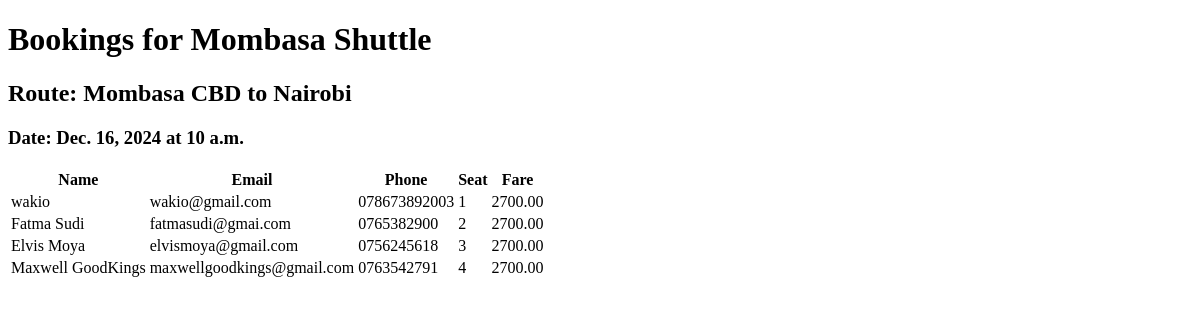
Page /schedule-bookings/?schedule_id=2 on the earlier database version.
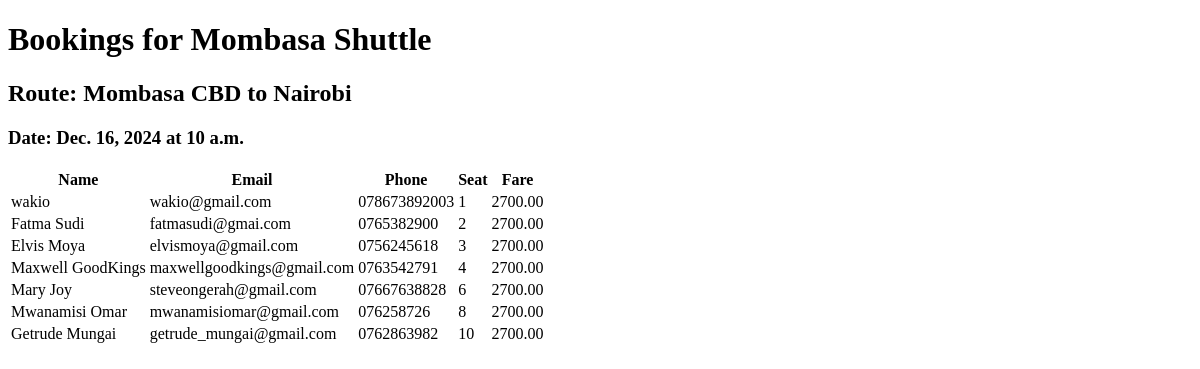
Same page on the later database version.
### main/models.py (models this page shows, shortened)
class TravelSchedule(models.Model):
    bus = models.ForeignKey(Bus, on_delete=models.CASCADE)
    boarding_location = models.ForeignKey(BoardingLocation, on_delete=models.CASCADE)
    destination = models.ForeignKey(Destination, on_delete=models.CASCADE)
    date_of_travel = models.DateField()
    departure_time = models.TimeField()
    fare = models.CharField(max_length=50 , null=True , blank=True)

class Bus(models.Model):
    name = models.CharField(max_length=50)
    plate_number=models.CharField(max_length=50 , unique=True)
    route = models.CharField(max_length=50)
    Driver = models.ForeignKey(Driver, on_delete=models.CASCADE)
    is_in_good = models.BooleanField(default=True)
    timeoftravel = models.CharField(max_length=50)
    fare = models.CharField(max_length=50)

class BoardingLocation(models.Model):
    name = models.CharField(max_length=100)

class Destination(models.Model):
    name = models.CharField(max_length=100)
    fare = models.DecimalField(max_digits=6, decimal_places=2)

class Booking(models.Model):
    seat = models.OneToOneField(Seat, on_delete=models.CASCADE)
    name = models.CharField(max_length=100)
    email = models.EmailField()
    phone = models.CharField(max_length=100)
    fare = models.DecimalField(max_digits=10 , decimal_places=2)
    identification_number = models.CharField(max_length=50)

class Seat(models.Model):
    bus_schedule = models.ForeignKey(
        TravelSchedule, on_delete=models.CASCADE, null=True, blank=True
    )
    seat_number = models.CharField(max_length=5)
    is_reserved = models.BooleanField(default=False)
    bus = models.ForeignKey(Bus, on_delete=models.CASCADE, null=True, blank=True)  # Link seat to bus
    reservation_time = models.DateTimeField(null=True, blank=True)
    class Meta:
        constraints = [
            models.UniqueConstraint(fields=['seat_number', 'bus'], name='unique_seat_per_bus')
        ]

### main/views.py (the view)
# urls.py: path('schedule-bookings/', views.schedule_bookings_view, name='schedule_bookings'),
def schedule_bookings_view(request):
    schedule_id = request.GET.get('schedule_id')
    schedule = TravelSchedule.objects.get(id=schedule_id)
    bookings = Booking.objects.filter(
        seat__bus_schedule=schedule
    )
    return render(request, 'new/schedule_bookings.html', {
        'schedule': schedule,
        'bookings': bookings
    })

### templates/new/schedule_bookings.html
<!DOCTYPE html>
<html>
<body>
    <h1>Bookings for {{ schedule.bus.name }}</h1>
    <h2>Route: {{ schedule.boarding_location.name }} to {{ schedule.destination.name }}</h2>
    <h3>Date: {{ schedule.date_of_travel }} at {{ schedule.departure_time }}</h3>
    <table>
        <thead>
            <tr>
                <th>Name</th>
                <th>Email</th>
                <th>Phone</th>
                <th>Seat</th>
                <th>Fare</th>
            </tr>
        </thead>
        <tbody>
            {% for booking in bookings %}
            <tr>
                <td>{{ booking.name }}</td>
                <td>{{ booking.email }}</td>
                <td>{{ booking.phone }}</td>
                <td>{{ booking.seat.seat_number }}</td>
                <td>{{ booking.fare }}</td>
            </tr>
            {% endfor %}
        </tbody>
    </table>
</body>
</html>

Differences in the rows shown:
added Booking: name "Mary Joy", email "steveongerah@gmail.com", phone "07667638828", seat.seat_number "6", fare "2700.00"
added Booking: name "Mwanamisi Omar", email "mwanamisiomar@gmail.com", phone "076258726", seat.seat_number "8", fare "2700.00"
added Booking: name "Getrude Mungai", email "getrude_mungai@gmail.com", phone "0762863982", seat.seat_number "10", fare "2700.00"
